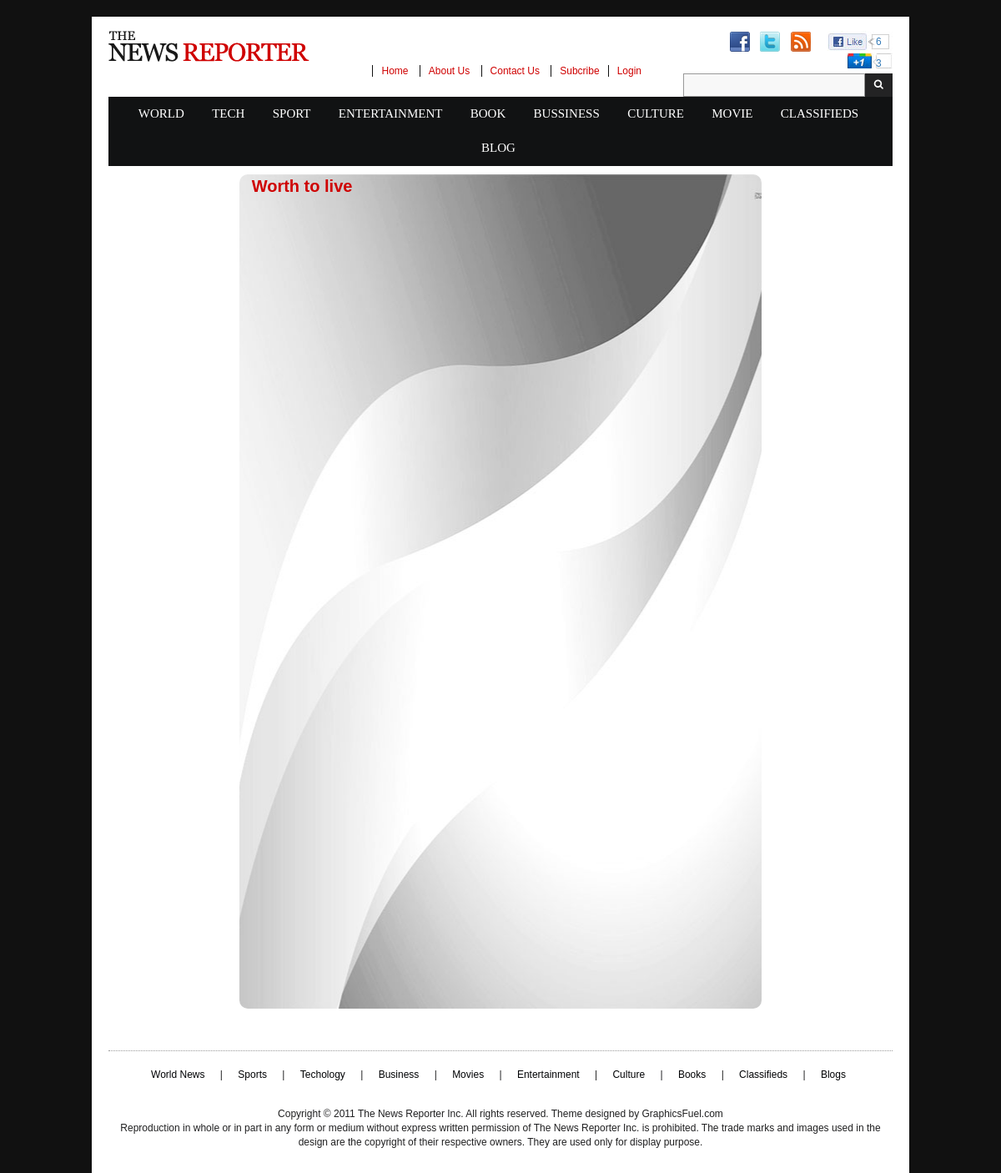
The page /index.php?action=about on the database its author committed.
### tables this page shows
CREATE TABLE IF NOT EXISTS `categories` (
  `cate_id` int(11) NOT NULL,
  `cate_title` varchar(200) NOT NULL,
  `cate_slug` varchar(200) NOT NULL,
  `cate_slug_int` int(11) unsigned DEFAULT NULL,
  `cate_keywords` varchar(200) NOT NULL,
  `cate_description` varchar(250) NOT NULL,
  `cate_robots` varchar(100) NOT NULL,
  `cate_total_news` int(11) NOT NULL,
  `add_user_id` int(11) NOT NULL,
  `add_username` int(11) NOT NULL,
  `add_datetime` datetime NOT NULL
);

### system/site.php (called while the page is built, shortened)
<?php
    function load_toper(){
        require ('site/widget/toper.php');
    }
    function load_footer(){
        require ('site/widget/footer.php');
    }
    function load_menu(){
        require ('site/widget/menu.php');
    }
?>

### site/action/about.php (called while the page is built, shortened)
<?php
    load_menu();
?>

### site/db/db_category.php (called while the page is built)
<?php
$cate_object = new process();

### system/database.php (called while the page is built, shortened)
<?php
class process {
    protected $_conn;
    function connect() {
        if (!$this->_conn) {
            $this->_conn = mysqli_connect('localhost', 'root', '', 'worthtolive')or die("Can not connect server");
            mysqli_query($this->_conn, "SET character_set_results = 'utf8', character_set_client = 'utf8', character_set_database = 'utf8', character_set_server = 'utf8'");
        }
    }
    function get_list($sql) {
        $result = mysqli_query($this->_conn, $sql);
        $list = array();
        while ($row = mysqli_fetch_array($result, MYSQLI_ASSOC)) {
            $list[] = $row;
        }
        return $list;
    }
}

### site/widget/menu.php (the view, shortened to what this page needs)
<?php if (!defined('SYSPATH')) die('Request not found!');
require 'site/db/db_category.php';
$data_cate = $cate_object->get_list("SELECT cate_id, cate_title, cate_slug FROM categories ORDER BY cate_id");
?>
<section>
    <nav class="main_menu">
        <div class="menu" id="main_menu">
            <ul class="list-inline ul_menu">
                <?php foreach ($data_cate as $data_cate):?>
                <li><a href="index.php?action=<?php echo $data_cate['cate_slug'];?>"><?php echo $data_cate['cate_title'];?></a></li>
                <?php endforeach; ?>
            </ul>
        </div>
    </nav>

### public/site/css/menu.css (style rules this page uses)
body { background-color: #111; font-size: 12px; font-family: arial; color: #202021; }
.main_menu { background-color: #111213; display: block; }
.main_menu .menu { text-align: center; margin: 0px auto; }
.main_menu .menu li { padding: 10px 15px; }
.main_menu .menu li a { text-transform: uppercase; font-family: fantasy; color: #fff; font-size: 15px; }
@media (min-width: 941px) { .main_menu { display: block; } }

### public/site/css/intro.css (style rules this page uses)
body { background-color: #111; font-size: 12px; font-family: arial; color: #202021; }
.main_menu { background-color: #111213; display: block; }
.main_menu .menu { text-align: center; margin: 0px auto; }
.main_menu .menu li { padding: 10px 15px; }
.main_menu .menu li a { text-transform: uppercase; font-family: fantasy; color: #fff; font-size: 15px; }
@media (min-width: 941px) { .main_menu { display: block; } }

### rows shown on the page
categories: cate_title "WORLD"
categories: cate_title "TECH"
categories: cate_title "SPORT"
categories: cate_title "ENTERTAINMENT"
categories: cate_title "BOOK"
categories: cate_title "BUSSINESS"
categories: cate_title "CULTURE"
categories: cate_title "MOVIE"
categories: cate_title "CLASSIFIEDS"
categories: cate_title "BLOG"
